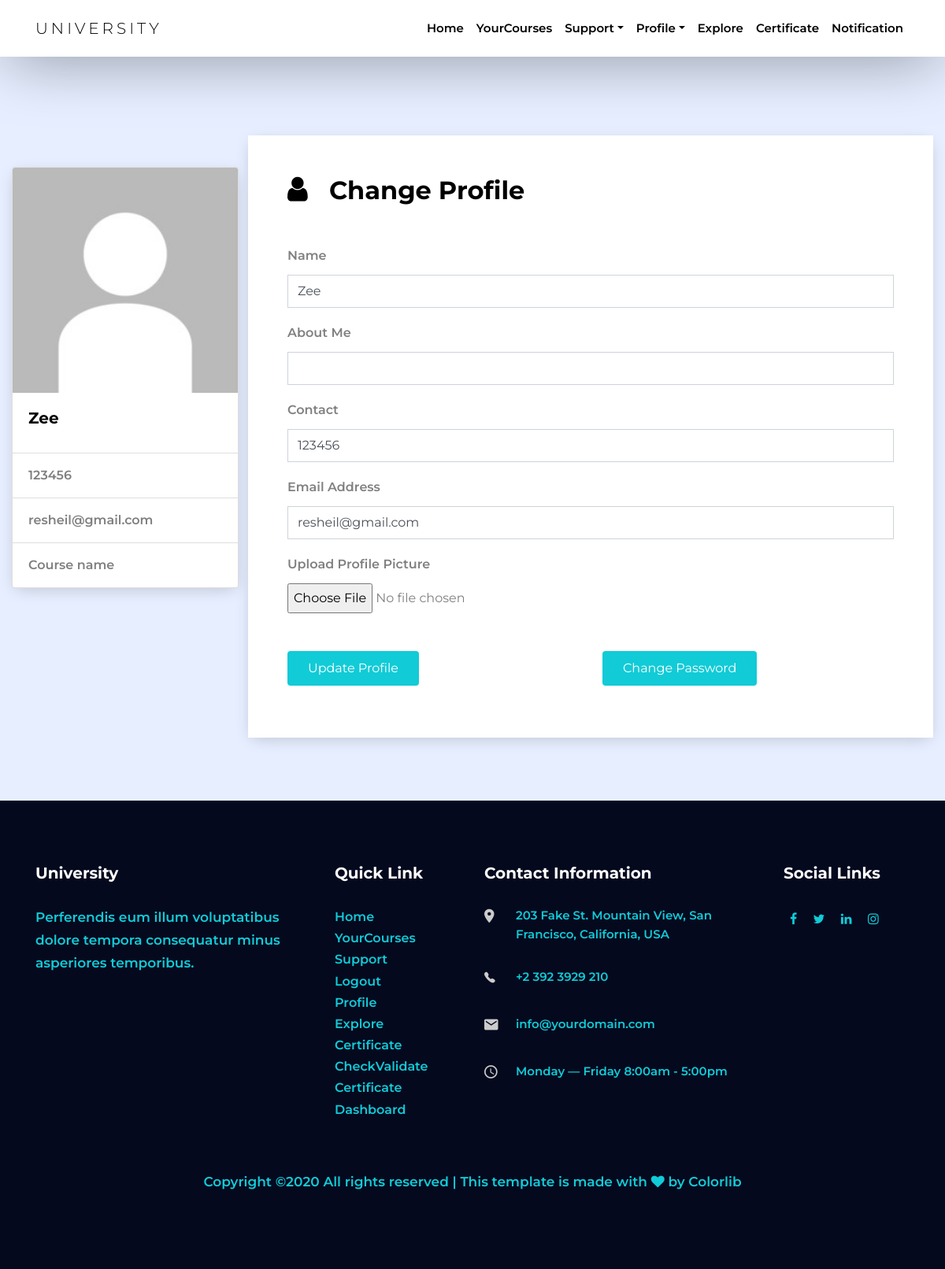
The app's page /index.php?action=profile (signed in) with its own data.
### tables this page shows
CREATE TABLE `users` (
  `user_id` int(11) NOT NULL,
  `user_name` varchar(255) NOT NULL,
  `user_contact` varchar(255) NOT NULL,
  `user_email_address` varchar(255) NOT NULL,
  `user_password` varchar(255) NOT NULL,
  `user_courses` varchar(550) NOT NULL,
  `user_certificates` varchar(255) NOT NULL,
  `user_about` varchar(255) NOT NULL,
  `user_image` varchar(255) NOT NULL,
  `user_lvl` int(11) NOT NULL,
  `user_ban` int(11) NOT NULL,
  `user_unique` varchar(255) NOT NULL
);

### classes/admins.php (called while the page is built, shortened)
<?php
class Admins{
	public function __construct($data=array())
	{
		if(isset($data['user_name']))
		{
			$this->user_name = $data['user_name'];
		}
		if(isset($data['user_contact']))
		{
			$this->user_contact = $data['user_contact'];
		}
		if(isset($data['user_email_address']))
		{
			$this->user_email_address = $data['user_email_address'];
		}
		if(isset($data['user_about']))
		{
			$this->user_about = $data['user_about'];
		}
	}
	public static function getUsersById($id){
		$conn = new PDO(DB_DSN,DB_USERNAME,DB_PASSWORD);
		$sql = "SELECT * FROM users WHERE user_id = :id";
		$stmt = $conn->prepare($sql);
		$stmt->bindValue(":id",$id,PDO::PARAM_INT);
		$stmt->execute();
		$row = $stmt->fetch();
		if($row) return new Admins($row);
	}
}
?>

### templates/profile.php (the view, shortened to what this page needs)
<?php include 'header_main.php'; ?>
    <section class="site-sectionn" style="background-color:#E6EEFF">
           <div class="container-fluid">
             <div class="row new4">
               <div class="col-md-3 new2 ">
                <div class="card" style="width: 18rem; ">
				<?php
				if(empty($results['user']->user_image))
				{
                 echo"<img src='images/default.jpg' class='card-img-top' alt='Card image cap'>";
				}
				else
				{
					echo'<img src="Profilepics/Users/fullsize/'.$results['user']->user_id.$results['user']->user_image.'"class="card-img-top" alt="Card image cap">';
				}
				  ?>
                  <div class="card-body">
                    <h5 class="card-title"><?php echo $results['user']->user_name; ?></h5>
                  </div>
                  <ul class="list-group list-group-flush">
                    <li class="list-group-item"><?php echo $results['user']->user_contact; ?></li>
                    <li class="list-group-item"><?php echo $results['user']->user_email_address; ?></li>
                    <li class="list-group-item">Course name</li>
                  </ul>
                </div>
               </div>
               <div class="col-md-9 col-sm-12 new1">
                <div class="new">
                  <h2 class="mb-5"><i class='fa fa-user' style='font-size:36px'></i> &nbsp; Change Profile</h2>
                  <form method="post" enctype="multipart/form-data">
                        <div class="row">
                        <div class="col-md-12 form-group">
                          <label for="name">Name</label>
                          <input type="text" id="name" class="form-control py-2" name="user_name" value="<?php echo $results['user']->user_name; ?>">
                        </div>
                      </div>
                      <div class="row">
                        <div class="col-md-12 form-group">
                          <label for="name">About Me</label>
                          <input type="text" id="name" class="form-control py-2" name="user_about" value="<?php echo $results['user']->user_about; ?>">
                        </div>
                      </div>
               <div class="row">
                        <div class="col-md-12 form-group">
                          <label for="name">Contact</label>
                          <input type="number" id="number" class="form-control py-2" name="user_contact" value="<?php echo $results['user']->user_contact; ?>">
                        </div>
                      </div>
                      <div class="row">
                        <div class="col-md-12 form-group">
                          <label for="name">Email Address</label>
                          <input type="email" id="Email" class="form-control py-2" name="user_email_address" value="<?php echo $results['user']->user_email_address; ?>">
                        </div>
                      </div>
                      <div class="form-group">
                        <label for="exampleFormControlFile1">Upload Profile Picture</label>
                        <input type="file" class="form-control-file" id="image" name="image">
                      </div>
                      <div class="row mt-5">
                        <div class="col-md-6 form-group float-md-left">
                          <input type="submit" value="Update Profile" class="btn btn-primary px-4 py-2">
                        </div>
                        <div class="col-md-6">
                          <a class="btn btn-primary px-4 py-2" href="index.php?action=userpass" role="button">Change Password</a>
                        </div>
                      </div>
                    </form>
                  </div>
              </div>
               </div>
             </div>
    </section>
<?php include 'footer_main.php'; ?>

### css/style.css (style rules this page uses)
body { background: #fff; font-family:'Montserrat', sans-serif; font-weight: 600; font-size: 16px; line-height: 2; color: gray; overflow-x: hidden; }
a { -webkit-transition: .3s all ease; -o-transition: .3s all ease; transition: .3s all ease; text-decoration: none; }
h1, h2, h3, h4, h5 { color: #000; font-family:'Montserrat', sans-serif; font-weight: 700; }
.site-sectionn { padding-top: 15em; padding-bottom:5em; padding-left:0em; padding-right:0em; }
.btn, .form-control { outline: none; -webkit-box-shadow: none !important; box-shadow: none !important; border-radius: 0; }
.form-control { -webkit-box-shadow: none !important; box-shadow: none !important; }
.btn { position: relative; border-radius: 4px; color: #000; }
.btn.btn-primary { color: #fff; border: 2px solid transparent; }
.site-sectionn .card { -webkit-box-shadow: 0 5px 20px -5px rgba(0, 0, 0, 0.2) !important; box-shadow: 0 5px 20px -5px rgba(0, 0, 0, 0.2) !important; }
.new { position: relative; margin-top: -40px; z-index: 2; padding: 50px; background: #fff !important; -webkit-box-shadow: 0 5px 20px -5px rgba(0, 0, 0, 0.2); box-shadow: 0 5px 20px -5px rgba(0, 0, 0, 0.2); }
.new4 { margin-top: -100px; }

### records on screen
users: user_name "Zee", user_contact "123456", user_email_address "resheil@gmail.com"
